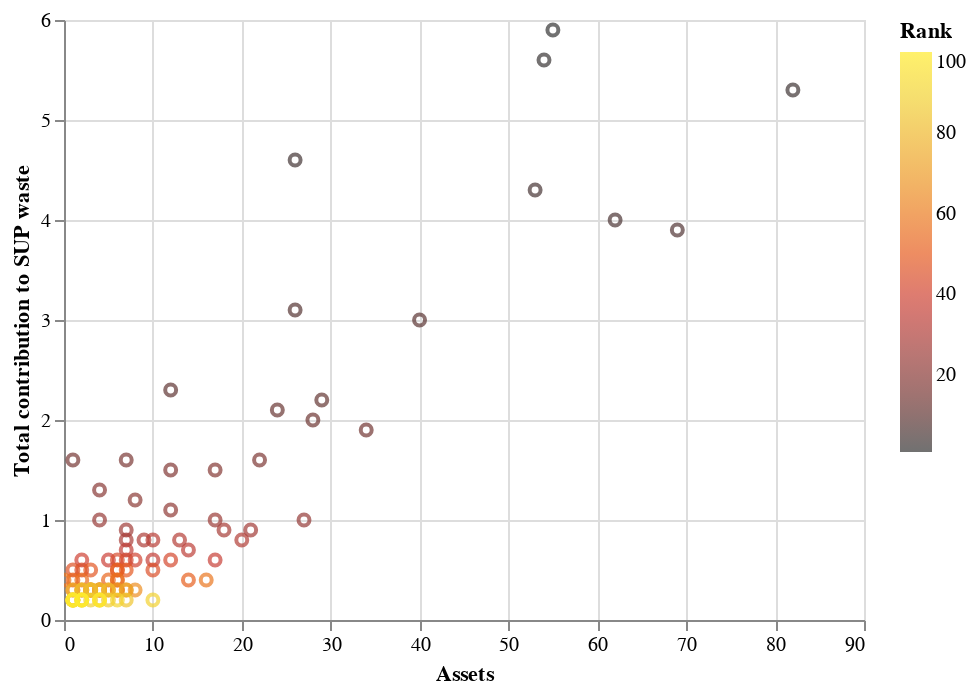

The notebook cell saved with this chart:
### Markdown cell above
## Scatter Plot del desperdicio contra la cantidad de activos de cada productor

### Code cell
alt.Chart(df).mark_point().encode(
    x='Assets',
    y='Total contribution to SUP waste',
    color=alt.Color('Rank', scale=alt.
                      Scale(scheme = 'darkred')),
    tooltip=['Polymer Producer', 'Rank', 'Total contribution to SUP waste']
).interactive()

### Figure 1 — Vega-Lite specification as saved in the notebook (floating-point values rounded to 4 significant figures)
{"config": {"view": {"continuousWidth": 400, "continuousHeight": 300}}, "data": {"name": "data-bff8081dcc1e65207cee6e50d81d2dd3"}, "mark": "point", "encoding": {"color": {"type": "quantitative", "field": "Rank", "scale": {"scheme": "darkred"}}, "tooltip": [{"type": "nominal", "field": "Polymer Producer"}, {"type": "quantitative", "field": "Rank"}, {"type": "quantitative", "field": "Total contribution to SUP waste"}], "x": {"type": "quantitative", "field": "Assets"}, "y": {"type": "quantitative", "field": "Total contribution to SUP waste"}}, "selection": {"selector001": {"type": "interval", "bind": "scales", "encodings": ["x", "y"]}}, "$schema": "https://vega.github.io/schema/vega-lite/v4.8.1.json", "datasets": {"data-bff8081dcc1e65207cee6e50d81d2dd3": [{"Rank": 1, "Polymer Producer": "ExxonMobil", "Assets": 55, "Production of in-scope polymers": 11.2, "Flexible format contribution to SUP waste": 4.7, "Rigid format contribution to SUP waste": 1.2, "Total contribution to SUP waste": 5.9}, {"Rank": 2, "Polymer Producer": "Dow", "Assets": 54, "Production of in-scope polymers": 9.3, "Flexible format contribution to SUP waste": 4.7, "Rigid format contribution to SUP waste": 0.9, "Total contribution to SUP waste": 5.6}, {"Rank": 3, "Polymer Producer": "Sinopec", "Assets": 82, "Production of in-scope polymers": 11.6, "Flexible format contribution to SUP waste": 4.0, "Rigid format contribution to SUP waste": 1.3, "Total contribution to SUP waste": 5.3}, {"Rank": 4, "Polymer Producer": "Indorama Ventures", "Assets": 26, "Production of in-scope polymers": 5.1, "Flexible format contribution to SUP waste": 0.2, "Rigid format contribution to SUP waste": 4.5, "Total contribution to SUP waste": 4.6}, {"Rank": 5, "Polymer Producer": "Saudi Aramco", "Assets": 53, "Production of in-scope polymers": 9.5, "Flexible format contribution to SUP waste": 3.2, "Rigid format contribution to SUP waste": 1.1, "Total contribution to SUP waste": 4.3}, {"Rank": 6, "Polymer Producer": "PetroChina", "Assets": 62, "Production of in-scope polymers": 8.8, "Flexible format contribution to SUP waste": 3.3, "Rigid format contribution to SUP waste": 0.8, "Total contribution to SUP waste": 4.0}, {"Rank": 7, "Polymer Producer": "LyondellBasell", "Assets": 69, "Production of in-scope polymers": 9.3, "Flexible format contribution to SUP waste": 2.1, "Rigid format contribution to SUP waste": 1.8, "Total contribution to SUP waste": 3.9}, {"Rank": 8, "Polymer Producer": "Reliance Industries", "Assets": 26, "Production of in-scope polymers": 5.5, "Flexible format contribution to SUP waste": 1.8, "Rigid format contribution to SUP waste": 1.3, "Total contribution to SUP waste": 3.1}, {"Rank": 9, "Polymer Producer": "Braskem", "Assets": 40, "Production of in-scope polymers": 6.7, "Flexible format contribution to SUP waste": 1.9, "Rigid format contribution to SUP waste": 1.1, "Total contribution to SUP waste": 3.0}, {"Rank": 10, "Polymer Producer": "Alpek SA de CV", "Assets": 12, "Production of in-scope polymers": 2.5, "Flexible format contribution to SUP waste": 0.0, "Rigid format contribution to SUP waste": 2.3, "Total contribution to SUP waste": 2.3}, {"Rank": 11, "Polymer Producer": "Borealis", "Assets": 29, "Production of in-scope polymers": 5.0, "Flexible format contribution to SUP waste": 1.5, "Rigid format contribution to SUP waste": 0.7, "Total contribution to SUP waste": 2.2}, {"Rank": 12, "Polymer Producer": "Lotte Chemical", "Assets": 24, "Production of in-scope polymers": 4.1, "Flexible format contribution to SUP waste": 1.1, "Rigid format contribution to SUP waste": 1.0, "Total contribution to SUP waste": 2.1}, {"Rank": 13, "Polymer Producer": "INEOS", "Assets": 28, "Production of in-scope polymers": 4.8, "Flexible format contribution to SUP waste": 1.0, "Rigid format contribution to SUP waste": 1.0, "Total contribution to SUP waste": 2.0}, {"Rank": 14, "Polymer Producer": "Total", "Assets": 34, "Production of in-scope polymers": 4.5, "Flexible format contribution to SUP waste": 1.0, "Rigid format contribution to SUP waste": 0.9, "Total contribution to SUP waste": 1.9}, {"Rank": 15, "Polymer Producer": "Jiangsu Hailun Petrochemical", "Assets": 1, "Production of in-scope polymers": 1.7, "Flexible format contribution to SUP waste": 0.0, "Rigid format contribution to SUP waste": 1.6, "Total contribution to SUP waste": 1.6}, {"Rank": 16, "Polymer Producer": "Far Eastern New Century", "Assets": 7, "Production of in-scope polymers": 1.6, "Flexible format contribution to SUP waste": 0.0, "Rigid format contribution to SUP waste": 1.6, "Total contribution to SUP waste": 1.6}, {"Rank": 17, "Polymer Producer": "Formosa Plastics Corporation", "Assets": 22, "Production of in-scope polymers": 3.6, "Flexible format contribution to SUP waste": 1.0, "Rigid format contribution to SUP waste": 0.6, "Total contribution to SUP waste": 1.6}, {"Rank": 18, "Polymer Producer": "China Energy Investment Group", "Assets": 12, "Production of in-scope polymers": 3.4, "Flexible format contribution to SUP waste": 1.2, "Rigid format contribution to SUP waste": 0.3, "Total contribution to SUP waste": 1.5}, {"Rank": 19, "Polymer Producer": "PTT", "Assets": 17, "Production of in-scope polymers": 3.1, "Flexible format contribution to SUP waste": 1.1, "Rigid format contribution to SUP waste": 0.3, "Total contribution to SUP waste": 1.5}, {"Rank": 20, "Polymer Producer": "China Resources", "Assets": 4, "Production of in-scope polymers": 1.4, "Flexible format contribution to SUP waste": 0.0, "Rigid format contribution to SUP waste": 1.3, "Total contribution to SUP waste": 1.3}, {"Rank": 21, "Polymer Producer": "Nova Chemicals Corporation", "Assets": 8, "Production of in-scope polymers": 1.9, "Flexible format contribution to SUP waste": 1.0, "Rigid format contribution to SUP waste": 0.2, "Total contribution to SUP waste": 1.2}, {"Rank": 22, "Polymer Producer": "Siam Cement Group", "Assets": 12, "Production of in-scope polymers": 2.4, "Flexible format contribution to SUP waste": 0.9, "Rigid format contribution to SUP waste": 0.3, "Total contribution to SUP waste": 1.1}, {"Rank": 23, "Polymer Producer": "Phillips 66", "Assets": 27, "Production of in-scope polymers": 2.4, "Flexible format contribution to SUP waste": 0.6, "Rigid format contribution to SUP waste": 0.5, "Total contribution to SUP waste": 1.0}, {"Rank": 24, "Polymer Producer": "Zhejiang Wankai", "Assets": 4, "Production of in-scope polymers": 1.0, "Flexible format contribution to SUP waste": 0.0, "Rigid format contribution to SUP waste": 1.0, "Total contribution to SUP waste": 1.0}, {"Rank": 25, "Polymer Producer": "Sumitomo Chemical", "Assets": 17, "Production of in-scope polymers": 2.0, "Flexible format contribution to SUP waste": 0.7, "Rigid format contribution to SUP waste": 0.3, "Total contribution to SUP waste": 1.0}, {"Rank": 26, "Polymer Producer": "Jiangyin Chengxing Industrial Group", "Assets": 7, "Production of in-scope polymers": 1.0, "Flexible format contribution to SUP waste": 0.0, "Rigid format contribution to SUP waste": 0.9, "Total contribution to SUP waste": 0.9}, {"Rank": 27, "Polymer Producer": "Chevron Corporation", "Assets": 21, "Production of in-scope polymers": 2.2, "Flexible format contribution to SUP waste": 0.5, "Rigid format contribution to SUP waste": 0.4, "Total contribution to SUP waste": 0.9}, {"Rank": 28, "Polymer Producer": "Hanwha Chemical", "Assets": 18, "Production of in-scope polymers": 1.6, "Flexible format contribution to SUP waste": 0.7, "Rigid format contribution to SUP waste": 0.2, "Total contribution to SUP waste": 0.9}, {"Rank": 29, "Polymer Producer": "China Coal", "Assets": 7, "Production of in-scope polymers": 1.8, "Flexible format contribution to SUP waste": 0.7, "Rigid format contribution to SUP waste": 0.1, "Total contribution to SUP waste": 0.8}, {"Rank": 30, "Polymer Producer": "Rongsheng Group", "Assets": 9, "Production of in-scope polymers": 1.2, "Flexible format contribution to SUP waste": 0.2, "Rigid format contribution to SUP waste": 0.7, "Total contribution to SUP waste": 0.8}, {"Rank": 31, "Polymer Producer": "Mitsubishi Chemical Corporation", "Assets": 20, "Production of in-scope polymers": 1.7, "Flexible format contribution to SUP waste": 0.5, "Rigid format contribution to SUP waste": 0.4, "Total contribution to SUP waste": 0.8}, {"Rank": 32, "Polymer Producer": "SIBUR", "Assets": 13, "Production of in-scope polymers": 1.3, "Flexible format contribution to SUP waste": 0.4, "Rigid format contribution to SUP waste": 0.4, "Total contribution to SUP waste": 0.8}, {"Rank": 33, "Polymer Producer": "Abu Dhabi National Oil Company", "Assets": 10, "Production of in-scope polymers": 1.9, "Flexible format contribution to SUP waste": 0.6, "Rigid format contribution to SUP waste": 0.2, "Total contribution to SUP waste": 0.8}, {"Rank": 34, "Polymer Producer": "GAIL India", "Assets": 14, "Production of in-scope polymers": 1.6, "Flexible format contribution to SUP waste": 0.6, "Rigid format contribution to SUP waste": 0.1, "Total contribution to SUP waste": 0.7}, {"Rank": 35, "Polymer Producer": "LG Chem", "Assets": 7, "Production of in-scope polymers": 1.4, "Flexible format contribution to SUP waste": 0.5, "Rigid format contribution to SUP waste": 0.2, "Total contribution to SUP waste": 0.7}, {"Rank": 36, "Polymer Producer": "Westlake Chemical Corporation", "Assets": 10, "Production of in-scope polymers": 1.0, "Flexible format contribution to SUP waste": 0.5, "Rigid format contribution to SUP waste": 0.1, "Total contribution to SUP waste": 0.6}, {"Rank": 37, "Polymer Producer": "Mitsui Chemicals", "Assets": 17, "Production of in-scope polymers": 1.1, "Flexible format contribution to SUP waste": 0.2, "Rigid format contribution to SUP waste": 0.4, "Total contribution to SUP waste": 0.6}, {"Rank": 38, "Polymer Producer": "Sasol", "Assets": 5, "Production of in-scope polymers": 1.2, "Flexible format contribution to SUP waste": 0.5, "Rigid format contribution to SUP waste": 0.1, "Total contribution to SUP waste": 0.6}, {"Rank": 39, "Polymer Producer": "Zhejiang Hengyi Group", "Assets": 2, "Production of in-scope polymers": 0.6, "Flexible format contribution to SUP waste": 0.0, "Rigid format contribution to SUP waste": 0.6, "Total contribution to SUP waste": 0.6}, {"Rank": 40, "Polymer Producer": "Eni", "Assets": 8, "Production of in-scope polymers": 1.0, "Flexible format contribution to SUP waste": 0.5, "Rigid format contribution to SUP waste": 0.1, "Total contribution to SUP waste": 0.6}, {"Rank": 41, "Polymer Producer": "Yanchang Group", "Assets": 7, "Production of in-scope polymers": 1.5, "Flexible format contribution to SUP waste": 0.4, "Rigid format contribution to SUP waste": 0.1, "Total contribution to SUP waste": 0.6}, {"Rank": 42, "Polymer Producer": "Repsol", "Assets": 12, "Production of in-scope polymers": 1.1, "Flexible format contribution to SUP waste": 0.4, "Rigid format contribution to SUP waste": 0.2, "Total contribution to SUP waste": 0.6}, {"Rank": 43, "Polymer Producer": "Indian Oil Corporation", "Assets": 6, "Production of in-scope polymers": 1.2, "Flexible format contribution to SUP waste": 0.5, "Rigid format contribution to SUP waste": 0.1, "Total contribution to SUP waste": 0.6}, {"Rank": 44, "Polymer Producer": "Nan Ya Plastics Coporation", "Assets": 2, "Production of in-scope polymers": 0.5, "Flexible format contribution to SUP waste": 0.0, "Rigid format contribution to SUP waste": 0.5, "Total contribution to SUP waste": 0.5}, {"Rank": 45, "Polymer Producer": "SK Innovation Co", "Assets": 10, "Production of in-scope polymers": 1.1, "Flexible format contribution to SUP waste": 0.4, "Rigid format contribution to SUP waste": 0.1, "Total contribution to SUP waste": 0.5}, {"Rank": 46, "Polymer Producer": "Oil and Natural Gas Corporation", "Assets": 1, "Production of in-scope polymers": 1.2, "Flexible format contribution to SUP waste": 0.4, "Rigid format contribution to SUP waste": 0.1, "Total contribution to SUP waste": 0.5}, {"Rank": 47, "Polymer Producer": "Octal", "Assets": 6, "Production of in-scope polymers": 0.6, "Flexible format contribution to SUP waste": 0.0, "Rigid format contribution to SUP waste": 0.5, "Total contribution to SUP waste": 0.5}, {"Rank": 48, "Polymer Producer": "JBF Industries", "Assets": 3, "Production of in-scope polymers": 0.5, "Flexible format contribution to SUP waste": 0.0, "Rigid format contribution to SUP waste": 0.5, "Total contribution to SUP waste": 0.5}, {"Rank": 49, "Polymer Producer": "MOL Hungarian Oil and Gas", "Assets": 7, "Production of in-scope polymers": 1.1, "Flexible format contribution to SUP waste": 0.3, "Rigid format contribution to SUP waste": 0.2, "Total contribution to SUP waste": 0.5}, {"Rank": 50, "Polymer Producer": "Bakhtar Petrochemical", "Assets": 6, "Production of in-scope polymers": 1.0, "Flexible format contribution to SUP waste": 0.4, "Rigid format contribution to SUP waste": 0.1, "Total contribution to SUP waste": 0.5}, {"Rank": 51, "Polymer Producer": "Shell", "Assets": 14, "Production of in-scope polymers": 1.0, "Flexible format contribution to SUP waste": 0.3, "Rigid format contribution to SUP waste": 0.1, "Total contribution to SUP waste": 0.4}, {"Rank": 52, "Polymer Producer": "Neo Group", "Assets": 1, "Production of in-scope polymers": 0.4, "Flexible format contribution to SUP waste": 0.0, "Rigid format contribution to SUP waste": 0.4, "Total contribution to SUP waste": 0.4}, {"Rank": 53, "Polymer Producer": "Haldia Petrochemicals Ltd", "Assets": 5, "Production of in-scope polymers": 0.9, "Flexible format contribution to SUP waste": 0.3, "Rigid format contribution to SUP waste": 0.1, "Total contribution to SUP waste": 0.4}, {"Rank": 54, "Polymer Producer": "China National Offshore Oil Corporation", "Assets": 6, "Production of in-scope polymers": 0.8, "Flexible format contribution to SUP waste": 0.3, "Rigid format contribution to SUP waste": 0.1, "Total contribution to SUP waste": 0.4}, {"Rank": 55, "Polymer Producer": "Tasnee", "Assets": 2, "Production of in-scope polymers": 0.9, "Flexible format contribution to SUP waste": 0.3, "Rigid format contribution to SUP waste": 0.1, "Total contribution to SUP waste": 0.4}, {"Rank": 56, "Polymer Producer": "Eastern Petrochemical Company", "Assets": 6, "Production of in-scope polymers": 0.7, "Flexible format contribution to SUP waste": 0.3, "Rigid format contribution to SUP waste": 0.0, "Total contribution to SUP waste": 0.4}, {"Rank": 57, "Polymer Producer": "Qatar Petroleum", "Assets": 0, "Production of in-scope polymers": 0.6, "Flexible format contribution to SUP waste": 0.3, "Rigid format contribution to SUP waste": 0.1, "Total contribution to SUP waste": 0.4}, {"Rank": 58, "Polymer Producer": "Shinkong", "Assets": 16, "Production of in-scope polymers": 0.4, "Flexible format contribution to SUP waste": 0.0, "Rigid format contribution to SUP waste": 0.4, "Total contribution to SUP waste": 0.4}, {"Rank": 59, "Polymer Producer": "Sahara International Petrochemical", "Assets": 4, "Production of in-scope polymers": 0.8, "Flexible format contribution to SUP waste": 0.2, "Rigid format contribution to SUP waste": 0.1, "Total contribution to SUP waste": 0.3}, {"Rank": 60, "Polymer Producer": "Air Liquide", "Assets": 4, "Production of in-scope polymers": 0.7, "Flexible format contribution to SUP waste": 0.3, "Rigid format contribution to SUP waste": 0.1, "Total contribution to SUP waste": 0.3}, {"Rank": 61, "Polymer Producer": "Formosa Chemicals & Fibre Corporation", "Assets": 6, "Production of in-scope polymers": 0.6, "Flexible format contribution to SUP waste": 0.1, "Rigid format contribution to SUP waste": 0.2, "Total contribution to SUP waste": 0.3}, {"Rank": 62, "Polymer Producer": "Korea Petrochemical Industrial", "Assets": 1, "Production of in-scope polymers": 0.9, "Flexible format contribution to SUP waste": 0.2, "Rigid format contribution to SUP waste": 0.1, "Total contribution to SUP waste": 0.3}, {"Rank": 63, "Polymer Producer": "Gatron Industries", "Assets": 5, "Production of in-scope polymers": 0.4, "Flexible format contribution to SUP waste": 0.0, "Rigid format contribution to SUP waste": 0.3, "Total contribution to SUP waste": 0.3}, {"Rank": 64, "Polymer Producer": "Equate Petrochemical Company", "Assets": 6, "Production of in-scope polymers": 0.6, "Flexible format contribution to SUP waste": 0.1, "Rigid format contribution to SUP waste": 0.2, "Total contribution to SUP waste": 0.3}, {"Rank": 65, "Polymer Producer": "Baofeng", "Assets": 3, "Production of in-scope polymers": 0.7, "Flexible format contribution to SUP waste": 0.2, "Rigid format contribution to SUP waste": 0.1, "Total contribution to SUP waste": 0.3}, {"Rank": 66, "Polymer Producer": "National Petrochemical Company (Saudi Arabia)", "Assets": 8, "Production of in-scope polymers": 1.0, "Flexible format contribution to SUP waste": 0.2, "Rigid format contribution to SUP waste": 0.1, "Total contribution to SUP waste": 0.3}, {"Rank": 67, "Polymer Producer": "PT Chandra Asri Petrochemical", "Assets": 6, "Production of in-scope polymers": 0.6, "Flexible format contribution to SUP waste": 0.2, "Rigid format contribution to SUP waste": 0.1, "Total contribution to SUP waste": 0.3}, {"Rank": 68, "Polymer Producer": "PKN Orlen", "Assets": 2, "Production of in-scope polymers": 0.8, "Flexible format contribution to SUP waste": 0.1, "Rigid format contribution to SUP waste": 0.2, "Total contribution to SUP waste": 0.3}, {"Rank": 69, "Polymer Producer": "Dhunseri Petrochem", "Assets": 4, "Production of in-scope polymers": 0.3, "Flexible format contribution to SUP waste": 0.0, "Rigid format contribution to SUP waste": 0.3, "Total contribution to SUP waste": 0.3}, {"Rank": 70, "Polymer Producer": "Bazan Group", "Assets": 7, "Production of in-scope polymers": 0.7, "Flexible format contribution to SUP waste": 0.2, "Rigid format contribution to SUP waste": 0.1, "Total contribution to SUP waste": 0.3}, {"Rank": 71, "Polymer Producer": "Daelim Group", "Assets": 3, "Production of in-scope polymers": 0.7, "Flexible format contribution to SUP waste": 0.2, "Rigid format contribution to SUP waste": 0.1, "Total contribution to SUP waste": 0.3}, {"Rank": 72, "Polymer Producer": "KAP Industrial Holdings", "Assets": 7, "Production of in-scope polymers": 0.5, "Flexible format contribution to SUP waste": 0.0, "Rigid format contribution to SUP waste": 0.2, "Total contribution to SUP waste": 0.3}, {"Rank": 73, "Polymer Producer": "Petroleos Mexicanos", "Assets": 3, "Production of in-scope polymers": 0.5, "Flexible format contribution to SUP waste": 0.2, "Rigid format contribution to SUP waste": 0.1, "Total contribution to SUP waste": 0.3}, {"Rank": 74, "Polymer Producer": "Pucheng Clean Energy", "Assets": 4, "Production of in-scope polymers": 0.6, "Flexible format contribution to SUP waste": 0.2, "Rigid format contribution to SUP waste": 0.1, "Total contribution to SUP waste": 0.3}, {"Rank": 75, "Polymer Producer": "Qatar Petrochemical Company", "Assets": 1, "Production of in-scope polymers": 0.4, "Flexible format contribution to SUP waste": 0.2, "Rigid format contribution to SUP waste": 0.0, "Total contribution to SUP waste": 0.3}, {"Rank": 76, "Polymer Producer": "TK Chemical", "Assets": 3, "Production of in-scope polymers": 0.3, "Flexible format contribution to SUP waste": 0.0, "Rigid format contribution to SUP waste": 0.3, "Total contribution to SUP waste": 0.3}, {"Rank": 77, "Polymer Producer": "Saudi Kayan", "Assets": 2, "Production of in-scope polymers": 0.7, "Flexible format contribution to SUP waste": 0.2, "Rigid format contribution to SUP waste": 0.1, "Total contribution to SUP waste": 0.3}, {"Rank": 78, "Polymer Producer": "Oriental Energy", "Assets": 4, "Production of in-scope polymers": 0.7, "Flexible format contribution to SUP waste": 0.2, "Rigid format contribution to SUP waste": 0.1, "Total contribution to SUP waste": 0.3}, {"Rank": 79, "Polymer Producer": "Jam Petrochemical Company", "Assets": 3, "Production of in-scope polymers": 0.7, "Flexible format contribution to SUP waste": 0.2, "Rigid format contribution to SUP waste": 0.1, "Total contribution to SUP waste": 0.3}, {"Rank": 80, "Polymer Producer": "Nizhnekamskneftekhim", "Assets": 2, "Production of in-scope polymers": 0.4, "Flexible format contribution to SUP waste": 0.2, "Rigid format contribution to SUP waste": 0.0, "Total contribution to SUP waste": 0.3}, {"Rank": 81, "Polymer Producer": "Prime Polymer", "Assets": 3, "Production of in-scope polymers": 0.4, "Flexible format contribution to SUP waste": 0.3, "Rigid format contribution to SUP waste": 0.0, "Total contribution to SUP waste": 0.3}, {"Rank": 82, "Polymer Producer": "Yansab", "Assets": 5, "Production of in-scope polymers": 0.6, "Flexible format contribution to SUP waste": 0.2, "Rigid format contribution to SUP waste": 0.0, "Total contribution to SUP waste": 0.3}, {"Rank": 83, "Polymer Producer": "Petronas", "Assets": 4, "Production of in-scope polymers": 0.5, "Flexible format contribution to SUP waste": 0.2, "Rigid format contribution to SUP waste": 0.1, "Total contribution to SUP waste": 0.2}, {"Rank": 84, "Polymer Producer": "Amir Kabir Petrochemical Company", "Assets": 7, "Production of in-scope polymers": 0.5, "Flexible format contribution to SUP waste": 0.2, "Rigid format contribution to SUP waste": 0.0, "Total contribution to SUP waste": 0.2}, {"Rank": 85, "Polymer Producer": "State Oil Company of Azerbaijan Republic", "Assets": 1, "Production of in-scope polymers": 0.5, "Flexible format contribution to SUP waste": 0.2, "Rigid format contribution to SUP waste": 0.1, "Total contribution to SUP waste": 0.2}, {"Rank": 86, "Polymer Producer": "Henan Coal Chemical Industry Group", "Assets": 2, "Production of in-scope polymers": 0.2, "Flexible format contribution to SUP waste": 0.0, "Rigid format contribution to SUP waste": 0.2, "Total contribution to SUP waste": 0.2}, {"Rank": 87, "Polymer Producer": "Fude Energy", "Assets": 5, "Production of in-scope polymers": 0.6, "Flexible format contribution to SUP waste": 0.2, "Rigid format contribution to SUP waste": 0.1, "Total contribution to SUP waste": 0.2}, {"Rank": 88, "Polymer Producer": "USI Group", "Assets": 3, "Production of in-scope polymers": 0.4, "Flexible format contribution to SUP waste": 0.2, "Rigid format contribution to SUP waste": 0.0, "Total contribution to SUP waste": 0.2}, {"Rank": 89, "Polymer Producer": "Ecopetrol", "Assets": 10, "Production of in-scope polymers": 0.5, "Flexible format contribution to SUP waste": 0.1, "Rigid format contribution to SUP waste": 0.1, "Total contribution to SUP waste": 0.2}, {"Rank": 90, "Polymer Producer": "Idemitsu Kosan", "Assets": 6, "Production of in-scope polymers": 0.5, "Flexible format contribution to SUP waste": 0.1, "Rigid format contribution to SUP waste": 0.1, "Total contribution to SUP waste": 0.2}, {"Rank": 91, "Polymer Producer": "Kazanorgsintez", "Assets": 1, "Production of in-scope polymers": 0.6, "Flexible format contribution to SUP waste": 0.2, "Rigid format contribution to SUP waste": 0.1, "Total contribution to SUP waste": 0.2}, {"Rank": 92, "Polymer Producer": "HPCL-Mittal Energy Ltd", "Assets": 1, "Production of in-scope polymers": 0.5, "Flexible format contribution to SUP waste": 0.2, "Rigid format contribution to SUP waste": 0.0, "Total contribution to SUP waste": 0.2}, {"Rank": 93, "Polymer Producer": "Pan Asia PET Resin", "Assets": 1, "Production of in-scope polymers": 0.2, "Flexible format contribution to SUP waste": 0.0, "Rigid format contribution to SUP waste": 0.2, "Total contribution to SUP waste": 0.2}, {"Rank": 94, "Polymer Producer": "Koksan", "Assets": 1, "Production of in-scope polymers": 0.2, "Flexible format contribution to SUP waste": 0.0, "Rigid format contribution to SUP waste": 0.2, "Total contribution to SUP waste": 0.2}, {"Rank": 95, "Polymer Producer": "Novapet", "Assets": 2, "Production of in-scope polymers": 0.2, "Flexible format contribution to SUP waste": 0.0, "Rigid format contribution to SUP waste": 0.2, "Total contribution to SUP waste": 0.2}, {"Rank": 96, "Polymer Producer": "Xingxing", "Assets": 2, "Production of in-scope polymers": 0.5, "Flexible format contribution to SUP waste": 0.1, "Rigid format contribution to SUP waste": 0.1, "Total contribution to SUP waste": 0.2}, {"Rank": 97, "Polymer Producer": "Sanyuan", "Assets": 4, "Production of in-scope polymers": 0.5, "Flexible format contribution to SUP waste": 0.1, "Rigid format contribution to SUP waste": 0.1, "Total contribution to SUP waste": 0.2}, {"Rank": 98, "Polymer Producer": "North Huajin", "Assets": 4, "Production of in-scope polymers": 0.6, "Flexible format contribution to SUP waste": 0.1, "Rigid format contribution to SUP waste": 0.1, "Total contribution to SUP waste": 0.2}, {"Rank": 99, "Polymer Producer": "Shahid Tondgooian Petrochemical", "Assets": 1, "Production of in-scope polymers": 0.2, "Flexible format contribution to SUP waste": 0.0, "Rigid format contribution to SUP waste": 0.2, "Total contribution to SUP waste": 0.2}, {"Rank": 100, "Polymer Producer": "Dragon Special Resin", "Assets": 2, "Production of in-scope polymers": 0.2, "Flexible format contribution to SUP waste": 0.0, "Rigid format contribution to SUP waste": 0.2, "Total contribution to SUP waste": 0.2}]}}
